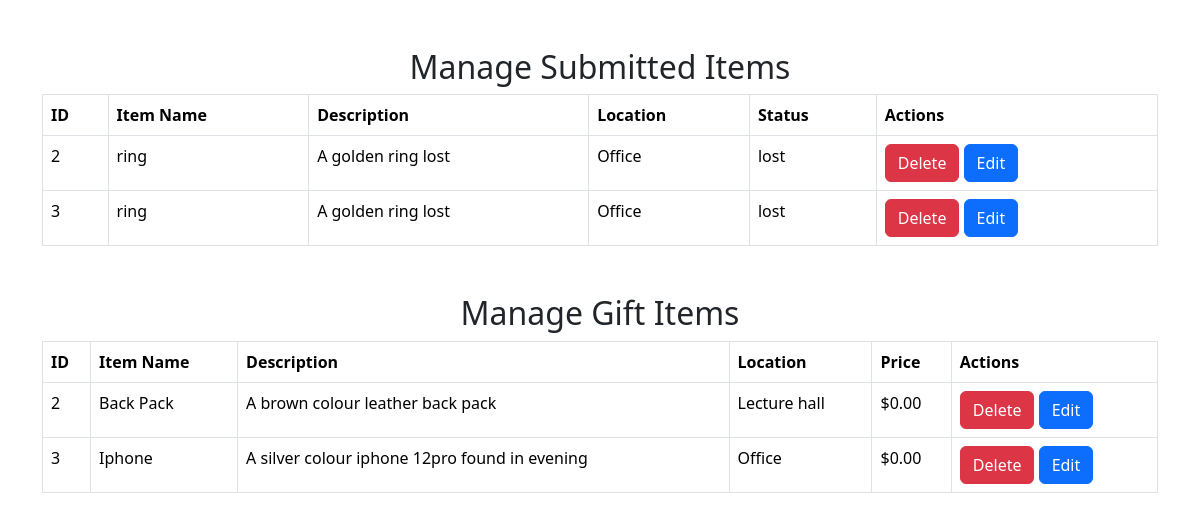
The app's page /pages/manage_items.php with its own data.
### tables this page shows
CREATE TABLE `submit_items` (
  `id` int(11) NOT NULL AUTO_INCREMENT,
  `item_name` varchar(255) NOT NULL,
  `item_desc` text NOT NULL,
  `item_location` varchar(255) NOT NULL,
  `item_status` enum('found','lost') NOT NULL,
  `item_photo` varchar(255) NOT NULL,
  `created_at` timestamp NOT NULL DEFAULT current_timestamp(),
  PRIMARY KEY (`id`)
);

CREATE TABLE `gift_items` (
  `id` int(11) NOT NULL AUTO_INCREMENT,
  `item_name` varchar(255) NOT NULL,
  `item_desc` text NOT NULL,
  `item_location` varchar(255) NOT NULL,
  `item_photo` varchar(255) NOT NULL,
  `price` decimal(10,2) NOT NULL DEFAULT 0.00,
  PRIMARY KEY (`id`)
);

### pages/manage_items.php (the view, shortened to what this page needs)
<?php
require_once 'dbconfig.php';
$submit_items = mysqli_query($conn, "SELECT * FROM submit_items");
$gift_items = mysqli_query($conn, "SELECT * FROM gift_items");
?>
<!DOCTYPE html>
<html lang="en">
<head>
    <link href="https://cdn.jsdelivr.net/npm/bootstrap@5.3.3/dist/css/bootstrap.min.css" rel="stylesheet">
</head>
<body>
    <div class="container my-5">
        <h2 class="text-center">Manage Submitted Items</h2>
        <table class="table table-bordered">
            <thead>
                <tr>
                    <th>ID</th>
                    <th>Item Name</th>
                    <th>Description</th>
                    <th>Location</th>
                    <th>Status</th>
                    <th>Actions</th>
                </tr>
            </thead>
            <tbody>
                <?php while ($row = mysqli_fetch_assoc($submit_items)) { ?>
                <tr>
                    <td><?php echo $row['id']; ?></td>
                    <td><?php echo $row['item_name']; ?></td>
                    <td><?php echo $row['item_desc']; ?></td>
                    <td><?php echo $row['item_location']; ?></td>
                    <td><?php echo $row['item_status']; ?></td>
                    <td>
                        <a href="manage_items.php?delete_id=<?php echo $row['id']; ?>" class="btn btn-danger">Delete</a>
                        <button class="btn btn-primary" data-bs-toggle="modal" data-bs-target="#editModal<?php echo $row['id']; ?>">Edit</button>
                    </td>
                </tr>
                <?php } ?>
            </tbody>
        </table>
        <h2 class="text-center mt-5">Manage Gift Items</h2>
        <table class="table table-bordered">
            <thead>
                <tr>
                    <th>ID</th>
                    <th>Item Name</th>
                    <th>Description</th>
                    <th>Location</th>
                    <th>Price</th>
                    <th>Actions</th>
                </tr>
            </thead>
            <tbody>
                <?php while ($row = mysqli_fetch_assoc($gift_items)) { ?>
                <tr>
                    <td><?php echo $row['id']; ?></td>
                    <td><?php echo $row['item_name']; ?></td>
                    <td><?php echo $row['item_desc']; ?></td>
                    <td><?php echo $row['item_location']; ?></td>
                    <td>$<?= number_format($row['price'], 2) ?></td>
                    <td>
                        <a href="manage_items.php?delete_gift_id=<?php echo $row['id']; ?>" class="btn btn-danger">Delete</a>
                        <button class="btn btn-primary" data-bs-toggle="modal" data-bs-target="#editGiftModal<?php echo $row['id']; ?>">Edit</button>
                    </td>
                </tr>
                <?php } ?>
            </tbody>
        </table>
    </div>
</body>
</html>

### records on screen
submit_items: id "2", item_name "ring", item_desc "A golden ring lost", item_location "Office", item_status "lost"
submit_items: id "3", item_name "ring", item_desc "A golden ring lost", item_location "Office", item_status "lost"
gift_items: id "2", item_name "Back Pack", item_desc "A brown colour leather back pack", item_location "Lecture hall", price "0.00"
gift_items: id "3", item_name "Iphone", item_desc "A silver colour iphone 12pro found in evening", item_location "Office", price "0.00"
